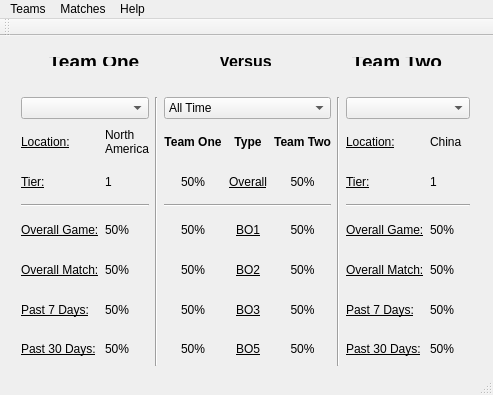
<?xml version="1.0" encoding="UTF-8"?>
<ui version="4.0">
 <class>Bota2</class>
 <widget class="QMainWindow" name="Bota2">
  <property name="geometry">
   <rect>
    <x>0</x>
    <y>0</y>
    <width>493</width>
    <height>395</height>
   </rect>
  </property>
  <property name="windowTitle">
   <string>Bota2</string>
  </property>
  <widget class="QWidget" name="centralWidget">
   <widget class="QWidget" name="horizontalLayoutWidget">
    <property name="geometry">
     <rect>
      <x>10</x>
      <y>10</y>
      <width>471</width>
      <height>31</height>
     </rect>
    </property>
    <layout class="QHBoxLayout" name="horizontalLayout">
     <item>
      <widget class="QLabel" name="teamOneLabel">
       <property name="font">
        <font>
         <pointsize>14</pointsize>
         <weight>75</weight>
         <bold>true</bold>
         <underline>true</underline>
        </font>
       </property>
       <property name="text">
        <string>Team One</string>
       </property>
       <property name="scaledContents">
        <bool>false</bool>
       </property>
       <property name="alignment">
        <set>Qt::AlignCenter</set>
       </property>
      </widget>
     </item>
     <item>
      <widget class="QLabel" name="versusLabel">
       <property name="font">
        <font>
         <pointsize>12</pointsize>
         <weight>75</weight>
         <bold>true</bold>
        </font>
       </property>
       <property name="text">
        <string>Versus</string>
       </property>
       <property name="alignment">
        <set>Qt::AlignCenter</set>
       </property>
      </widget>
     </item>
     <item>
      <widget class="QLabel" name="teamTwoLabel">
       <property name="font">
        <font>
         <pointsize>14</pointsize>
         <weight>75</weight>
         <bold>true</bold>
         <underline>true</underline>
        </font>
       </property>
       <property name="text">
        <string>Team Two</string>
       </property>
       <property name="alignment">
        <set>Qt::AlignCenter</set>
       </property>
      </widget>
     </item>
    </layout>
   </widget>
   <widget class="QWidget" name="gridLayoutWidget">
    <property name="geometry">
     <rect>
      <x>10</x>
      <y>50</y>
      <width>471</width>
      <height>291</height>
     </rect>
    </property>
    <layout class="QGridLayout" name="gridLayout">
     <item row="7" column="7">
      <widget class="QLabel" name="TeamTwo30Days">
       <property name="font">
        <font>
         <underline>true</underline>
        </font>
       </property>
       <property name="text">
        <string>Past 30 Days:</string>
       </property>
      </widget>
     </item>
     <item row="6" column="8">
      <widget class="QLabel" name="lblTeamTwo7Days">
       <property name="text">
        <string>50%</string>
       </property>
      </widget>
     </item>
     <item row="6" column="7">
      <widget class="QLabel" name="TeamTwo7Days">
       <property name="font">
        <font>
         <underline>true</underline>
        </font>
       </property>
       <property name="text">
        <string>Past 7 Days:</string>
       </property>
      </widget>
     </item>
     <item row="5" column="7">
      <widget class="QLabel" name="TeamTwoOverallMatch">
       <property name="font">
        <font>
         <underline>true</underline>
         <kerning>true</kerning>
        </font>
       </property>
       <property name="text">
        <string>Overall Match:</string>
       </property>
       <property name="wordWrap">
        <bool>false</bool>
       </property>
      </widget>
     </item>
     <item row="7" column="8">
      <widget class="QLabel" name="lblTeamTwo30Days">
       <property name="text">
        <string>50%</string>
       </property>
      </widget>
     </item>
     <item row="5" column="0">
      <widget class="QLabel" name="TeamOneOverallMatch">
       <property name="font">
        <font>
         <underline>true</underline>
         <kerning>true</kerning>
        </font>
       </property>
       <property name="text">
        <string>Overall Match:</string>
       </property>
       <property name="wordWrap">
        <bool>false</bool>
       </property>
      </widget>
     </item>
     <item row="5" column="1">
      <widget class="QLabel" name="lblTeamOneOverallMatch">
       <property name="text">
        <string>50%</string>
       </property>
      </widget>
     </item>
     <item row="5" column="8">
      <widget class="QLabel" name="lblTeamTwoOverallMatch">
       <property name="text">
        <string>50%</string>
       </property>
      </widget>
     </item>
     <item row="2" column="8">
      <widget class="QLabel" name="lblTeamTwoTier">
       <property name="text">
        <string>1</string>
       </property>
      </widget>
     </item>
     <item row="6" column="5">
      <widget class="QLabel" name="lblVSTeamTwoBO3">
       <property name="text">
        <string>50%</string>
       </property>
       <property name="alignment">
        <set>Qt::AlignCenter</set>
       </property>
      </widget>
     </item>
     <item row="7" column="5">
      <widget class="QLabel" name="lblVSTeamTwoBO5">
       <property name="text">
        <string>50%</string>
       </property>
       <property name="alignment">
        <set>Qt::AlignCenter</set>
       </property>
      </widget>
     </item>
     <item row="4" column="5">
      <widget class="QLabel" name="lblVSTeamTwoBO1">
       <property name="text">
        <string>50%</string>
       </property>
       <property name="alignment">
        <set>Qt::AlignCenter</set>
       </property>
      </widget>
     </item>
     <item row="5" column="5">
      <widget class="QLabel" name="lblVSTeamTwoBO2">
       <property name="text">
        <string>50%</string>
       </property>
       <property name="alignment">
        <set>Qt::AlignCenter</set>
       </property>
      </widget>
     </item>
     <item row="7" column="4">
      <widget class="QLabel" name="VersusBO5">
       <property name="font">
        <font>
         <underline>true</underline>
        </font>
       </property>
       <property name="text">
        <string>BO5</string>
       </property>
       <property name="alignment">
        <set>Qt::AlignCenter</set>
       </property>
      </widget>
     </item>
     <item row="5" column="4">
      <widget class="QLabel" name="VersusBO2">
       <property name="font">
        <font>
         <underline>true</underline>
        </font>
       </property>
       <property name="text">
        <string>BO2</string>
       </property>
       <property name="alignment">
        <set>Qt::AlignCenter</set>
       </property>
      </widget>
     </item>
     <item row="4" column="4">
      <widget class="QLabel" name="VersusBO1">
       <property name="font">
        <font>
         <underline>true</underline>
        </font>
       </property>
       <property name="text">
        <string>BO1</string>
       </property>
       <property name="alignment">
        <set>Qt::AlignCenter</set>
       </property>
      </widget>
     </item>
     <item row="2" column="5">
      <widget class="QLabel" name="lblVSTeamTwoOverall">
       <property name="text">
        <string>50%</string>
       </property>
       <property name="alignment">
        <set>Qt::AlignCenter</set>
       </property>
      </widget>
     </item>
     <item row="3" column="3" colspan="3">
      <widget class="Line" name="line_3">
       <property name="orientation">
        <enum>Qt::Horizontal</enum>
       </property>
      </widget>
     </item>
     <item row="4" column="3">
      <widget class="QLabel" name="lblVSTeamOneBO1">
       <property name="text">
        <string>50%</string>
       </property>
       <property name="alignment">
        <set>Qt::AlignCenter</set>
       </property>
      </widget>
     </item>
     <item row="6" column="4">
      <widget class="QLabel" name="VersusBO3">
       <property name="font">
        <font>
         <underline>true</underline>
        </font>
       </property>
       <property name="text">
        <string>BO3</string>
       </property>
       <property name="alignment">
        <set>Qt::AlignCenter</set>
       </property>
      </widget>
     </item>
     <item row="5" column="3">
      <widget class="QLabel" name="lblVSTeamOneBO2">
       <property name="text">
        <string>50%</string>
       </property>
       <property name="alignment">
        <set>Qt::AlignCenter</set>
       </property>
      </widget>
     </item>
     <item row="1" column="5">
      <widget class="QLabel" name="VersusTeamTwo">
       <property name="font">
        <font>
         <weight>75</weight>
         <bold>true</bold>
        </font>
       </property>
       <property name="text">
        <string>Team Two</string>
       </property>
       <property name="alignment">
        <set>Qt::AlignCenter</set>
       </property>
       <property name="wordWrap">
        <bool>true</bool>
       </property>
      </widget>
     </item>
     <item row="4" column="7">
      <widget class="QLabel" name="TeamTwoOverallGame">
       <property name="font">
        <font>
         <underline>true</underline>
        </font>
       </property>
       <property name="text">
        <string>Overall Game:</string>
       </property>
      </widget>
     </item>
     <item row="1" column="3">
      <widget class="QLabel" name="VersusTeamOne">
       <property name="font">
        <font>
         <weight>75</weight>
         <bold>true</bold>
        </font>
       </property>
       <property name="text">
        <string>Team One</string>
       </property>
       <property name="alignment">
        <set>Qt::AlignCenter</set>
       </property>
       <property name="wordWrap">
        <bool>true</bool>
       </property>
      </widget>
     </item>
     <item row="6" column="3">
      <widget class="QLabel" name="lblVSTeamOneBO3">
       <property name="text">
        <string>50%</string>
       </property>
       <property name="alignment">
        <set>Qt::AlignCenter</set>
       </property>
      </widget>
     </item>
     <item row="1" column="4">
      <widget class="QLabel" name="VersusType">
       <property name="font">
        <font>
         <weight>75</weight>
         <bold>true</bold>
        </font>
       </property>
       <property name="text">
        <string>Type</string>
       </property>
       <property name="alignment">
        <set>Qt::AlignCenter</set>
       </property>
      </widget>
     </item>
     <item row="2" column="3">
      <widget class="QLabel" name="lblVSTeamOneOverall">
       <property name="text">
        <string>50%</string>
       </property>
       <property name="alignment">
        <set>Qt::AlignCenter</set>
       </property>
      </widget>
     </item>
     <item row="2" column="4">
      <widget class="QLabel" name="VersusOverall">
       <property name="font">
        <font>
         <underline>true</underline>
        </font>
       </property>
       <property name="text">
        <string>Overall</string>
       </property>
       <property name="alignment">
        <set>Qt::AlignCenter</set>
       </property>
      </widget>
     </item>
     <item row="7" column="3">
      <widget class="QLabel" name="lblVSTeamOneBO5">
       <property name="text">
        <string>50%</string>
       </property>
       <property name="alignment">
        <set>Qt::AlignCenter</set>
       </property>
      </widget>
     </item>
     <item row="0" column="0" colspan="2">
      <widget class="QComboBox" name="comboTeamOne"/>
     </item>
     <item row="1" column="8">
      <widget class="QLabel" name="lblTeamTwoLocation">
       <property name="text">
        <string>China</string>
       </property>
       <property name="wordWrap">
        <bool>true</bool>
       </property>
      </widget>
     </item>
     <item row="2" column="0">
      <widget class="QLabel" name="TeamOneTier">
       <property name="font">
        <font>
         <underline>true</underline>
        </font>
       </property>
       <property name="text">
        <string>Tier:</string>
       </property>
      </widget>
     </item>
     <item row="2" column="7">
      <widget class="QLabel" name="TeamTwoTier">
       <property name="font">
        <font>
         <underline>true</underline>
        </font>
       </property>
       <property name="text">
        <string>Tier:</string>
       </property>
      </widget>
     </item>
     <item row="1" column="0">
      <widget class="QLabel" name="TeamOneLocation">
       <property name="font">
        <font>
         <underline>true</underline>
        </font>
       </property>
       <property name="text">
        <string>Location:</string>
       </property>
      </widget>
     </item>
     <item row="0" column="7" colspan="2">
      <widget class="QComboBox" name="comboTeamTwo"/>
     </item>
     <item row="1" column="7">
      <widget class="QLabel" name="TeamTwoLocation">
       <property name="font">
        <font>
         <underline>true</underline>
        </font>
       </property>
       <property name="text">
        <string>Location:</string>
       </property>
      </widget>
     </item>
     <item row="4" column="0">
      <widget class="QLabel" name="TeamOneOverallGame">
       <property name="font">
        <font>
         <underline>true</underline>
         <kerning>true</kerning>
        </font>
       </property>
       <property name="text">
        <string>Overall Game:</string>
       </property>
       <property name="wordWrap">
        <bool>false</bool>
       </property>
      </widget>
     </item>
     <item row="0" column="2" rowspan="8">
      <widget class="Line" name="line_6">
       <property name="orientation">
        <enum>Qt::Vertical</enum>
       </property>
      </widget>
     </item>
     <item row="0" column="6" rowspan="8">
      <widget class="Line" name="line_7">
       <property name="orientation">
        <enum>Qt::Vertical</enum>
       </property>
      </widget>
     </item>
     <item row="1" column="1">
      <widget class="QLabel" name="lblTeamOneLocation">
       <property name="sizePolicy">
        <sizepolicy hsizetype="Preferred" vsizetype="Preferred">
         <horstretch>0</horstretch>
         <verstretch>0</verstretch>
        </sizepolicy>
       </property>
       <property name="minimumSize">
        <size>
         <width>30</width>
         <height>0</height>
        </size>
       </property>
       <property name="text">
        <string>North America</string>
       </property>
       <property name="wordWrap">
        <bool>true</bool>
       </property>
      </widget>
     </item>
     <item row="3" column="0" colspan="2">
      <widget class="Line" name="line">
       <property name="orientation">
        <enum>Qt::Horizontal</enum>
       </property>
      </widget>
     </item>
     <item row="3" column="7" colspan="2">
      <widget class="Line" name="line_2">
       <property name="orientation">
        <enum>Qt::Horizontal</enum>
       </property>
      </widget>
     </item>
     <item row="2" column="1">
      <widget class="QLabel" name="lblTeamOneTier">
       <property name="text">
        <string>1</string>
       </property>
      </widget>
     </item>
     <item row="4" column="1">
      <widget class="QLabel" name="lblTeamOneOverallGame">
       <property name="text">
        <string>50%</string>
       </property>
      </widget>
     </item>
     <item row="4" column="8">
      <widget class="QLabel" name="lblTeamTwoOverallGame">
       <property name="text">
        <string>50%</string>
       </property>
      </widget>
     </item>
     <item row="7" column="1">
      <widget class="QLabel" name="lblTeamOne30Days">
       <property name="text">
        <string>50%</string>
       </property>
      </widget>
     </item>
     <item row="6" column="1">
      <widget class="QLabel" name="lblTeamOne7Days">
       <property name="text">
        <string>50%</string>
       </property>
      </widget>
     </item>
     <item row="6" column="0">
      <widget class="QLabel" name="TeamOne7Days">
       <property name="font">
        <font>
         <underline>true</underline>
        </font>
       </property>
       <property name="text">
        <string>Past 7 Days:</string>
       </property>
      </widget>
     </item>
     <item row="7" column="0">
      <widget class="QLabel" name="TeamOne30Days">
       <property name="font">
        <font>
         <underline>true</underline>
        </font>
       </property>
       <property name="text">
        <string>Past 30 Days:</string>
       </property>
      </widget>
     </item>
     <item row="0" column="3" colspan="3">
      <widget class="QComboBox" name="comboVersusTime">
       <item>
        <property name="text">
         <string>All Time</string>
        </property>
       </item>
       <item>
        <property name="text">
         <string>Past Week</string>
        </property>
       </item>
       <item>
        <property name="text">
         <string>Past 2 Weeks</string>
        </property>
       </item>
       <item>
        <property name="text">
         <string>Past Month</string>
        </property>
       </item>
       <item>
        <property name="text">
         <string>Past 6 Months</string>
        </property>
       </item>
      </widget>
     </item>
    </layout>
   </widget>
  </widget>
  <widget class="QMenuBar" name="menuBar">
   <property name="geometry">
    <rect>
     <x>0</x>
     <y>0</y>
     <width>493</width>
     <height>21</height>
    </rect>
   </property>
   <widget class="QMenu" name="menuTeams">
    <property name="title">
     <string>Teams</string>
    </property>
    <addaction name="actionAdd_Quick"/>
   </widget>
   <widget class="QMenu" name="menuMatches">
    <property name="title">
     <string>Matches</string>
    </property>
   </widget>
   <widget class="QMenu" name="menuHelp">
    <property name="title">
     <string>Help</string>
    </property>
   </widget>
   <addaction name="menuTeams"/>
   <addaction name="menuMatches"/>
   <addaction name="menuHelp"/>
  </widget>
  <widget class="QToolBar" name="mainToolBar">
   <attribute name="toolBarArea">
    <enum>TopToolBarArea</enum>
   </attribute>
   <attribute name="toolBarBreak">
    <bool>false</bool>
   </attribute>
  </widget>
  <widget class="QStatusBar" name="statusBar"/>
  <action name="actionAdd_Quick">
   <property name="text">
    <string>Add Quick</string>
   </property>
  </action>
 </widget>
 <layoutdefault spacing="6" margin="11"/>
 <resources/>
 <connections/>
</ui>
